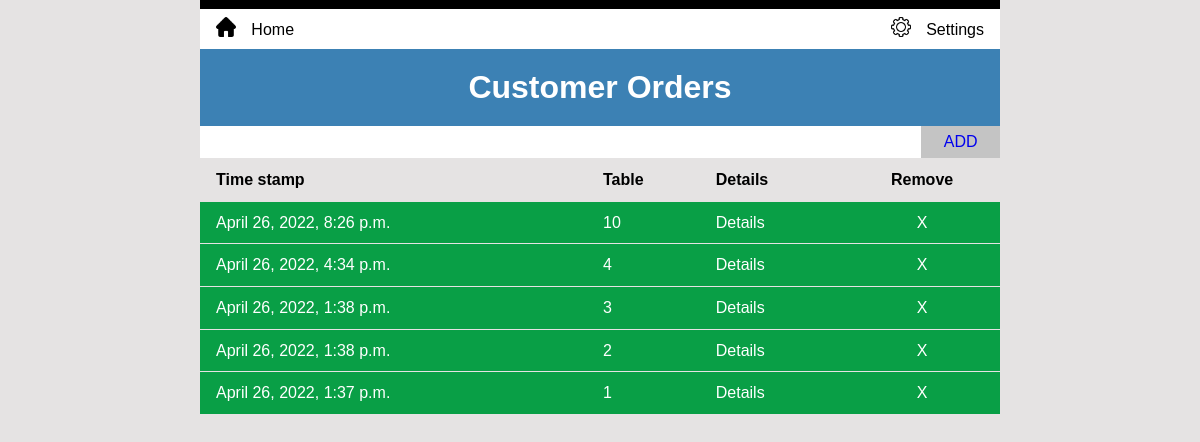
The page /customerorders (signed in) on the database as committed earlier.
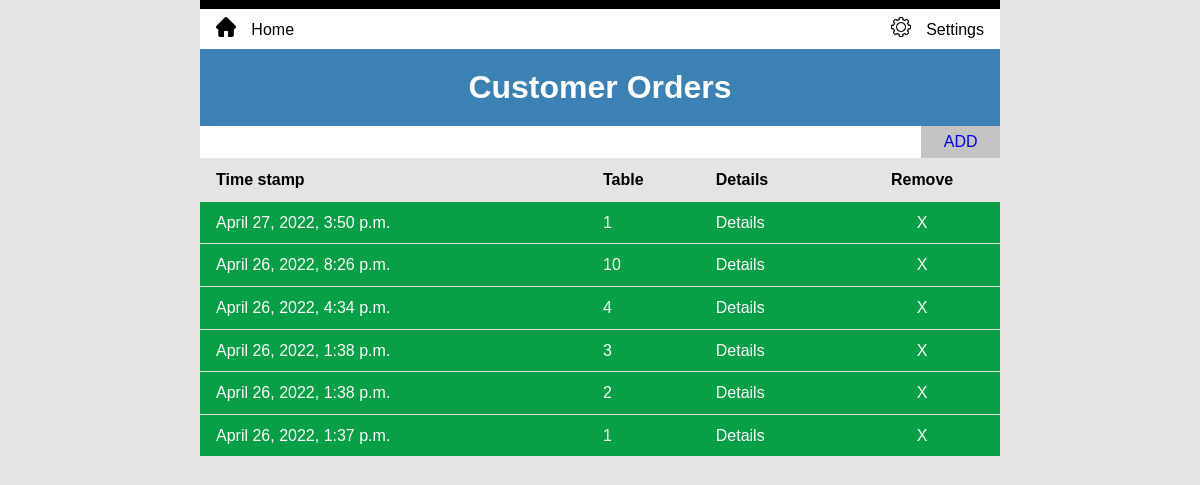
The same page on the database as committed later.
### inventory/models.py (models this page shows, shortened)
class TableOrder(models.Model):
    class Meta:
        ordering = ['-timestamp']
    timestamp = models.DateTimeField(default=timezone.now)
    table = models.ForeignKey(
        Table,
        models.SET_NULL,
        blank=True,
        null=True
    )
    table_num = models.PositiveIntegerField()

### inventory/views.py (the view)
# urls.py: path('customerorders', views.TableOrderView.as_view(), name='table_order'),
class TableOrderView(LoginRequiredMixin, ListView):
    model = TableOrder
    template_name = 'inventory/table_order.html'

### inventory/templates/inventory/table_order.html (shortened to what this page needs)
{% extends 'base.html' %}
{% load static %}
{% block content %}
  <h1>
    Customer Orders
  </h1>
  <div class="add">
    <button class="addbutton"><a href="{% url 'create_table_order' %}">ADD</a></button>
  </div>
  <table class="order-table">
    <thead>
      <tr>
        <th>Time stamp</th>
        <th>Table</th>
        <th>Details</th>
        <th>Remove</th>
      </tr>
    </thead>
    <tbody>
      {% for item in object_list %}
        <tr>
          <td>{{ item.timestamp }}</td>
          <td>{{ item.table_num }}</td>
          <td><a href="{% url 'purchases' item.id %}">Details</a></td>
          <td><a class="delete-button" href="{% url 'delete_table_order' item.id %}">X</a></td>
        </tr>
      {% endfor %}
    </tbody>
  </table>
{% endblock %}

Rows that differ between the two databases and show on the page:
added TableOrder: timestamp "April 27, 2022, 3:50 p.m.", table_num "1"
